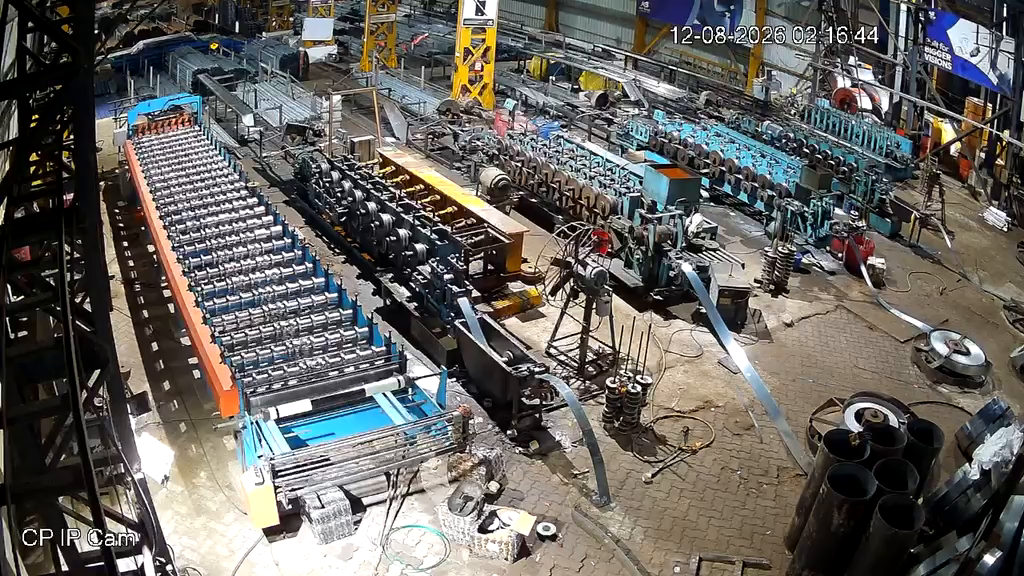
#> input picture frame 24 of factory_analytics/raw_videos/stopped/stopped_1.mp4, 1024 x 576 px, given in place of the camera
$ python capture_motion_data.py
#> lines starting #> are read from the running program, lines starting #| are printed output that depends on the picture
"""
Capture labeled motion-difference training images.

Works with a webcam, an RTSP stream, OR a recorded video file (real
client footage) -- just change --source. For recorded files, use
SPACE to pause and 'n' to step one frame at a time so you can land
precisely on clear RUNNING/STOPPED moments instead of the video
racing past too fast to label accurately.

Each saved image is the DIFFERENCE between two consecutive frames of
the ROI, converted to a 3-channel image (so it's compatible with
standard pretrained CNN input), not the raw color frame.

Controls:
    r      -> save current motion-diff as RUNNING
    s      -> save current motion-diff as STOPPED
    SPACE  -> pause / resume playback
    n      -> step one frame forward (only while paused)
    wasd = move ROI box, +/- = resize
    q      -> quit

Usage:
    python capture_motion_data.py --source 0 --out motion_data
    python capture_motion_data.py --source "camera_1.mp4" --out motion_data
    python capture_motion_data.py --source "rtsp://..." --out motion_data
"""

import argparse
import os
import time

import cv2
import numpy as np

KEY_TO_LABEL = {ord("r"): "RUNNING", ord("s"): "STOPPED"}


def frame_to_diff_image(prev_gray, curr_gray):
    """Compute the motion-difference image and convert to 3-channel
    (replicated grayscale) so it works directly with pretrained CNNs
    that expect 3-channel RGB input. Blurs first to suppress
    compression-noise speckle that would otherwise dominate the diff
    on real, compressed camera footage."""
    prev_blur = cv2.GaussianBlur(prev_gray, (5, 5), 0)
    curr_blur = cv2.GaussianBlur(curr_gray, (5, 5), 0)
    diff = cv2.absdiff(prev_blur, curr_blur)
    diff = cv2.normalize(diff, None, 0, 255, cv2.NORM_MINMAX)
    diff_3ch = cv2.cvtColor(diff, cv2.COLOR_GRAY2BGR)
    return diff_3ch


def main(source, out_dir):
#> called with source = 0, out_dir = 'motion_data'
    for label in KEY_TO_LABEL.values():
        os.makedirs(os.path.join(out_dir, label), exist_ok=True)

    cap = cv2.VideoCapture(source)
    if not cap.isOpened():
        print(f"Could not open source: {source}")
        return

    source_fps = cap.get(cv2.CAP_PROP_FPS)
    if not source_fps or source_fps <= 1:
        source_fps = 25  # sane fallback if the file doesn't report FPS
    frame_delay_ms = max(1, int(1000 / source_fps))

    box_w, box_h = 200, 150
    cx, cy = None, None
    move_step = 15
    prev_gray = None
    curr_gray = None
    saved_counts = {label: len(os.listdir(os.path.join(out_dir, label))) for label in KEY_TO_LABEL.values()}

    print("Controls: r=save RUNNING, s=save STOPPED, SPACE=pause/resume, n=step (while paused), "
          "wasd=move, +/-=resize, q=quit")
    print("Starting PAUSED -- press SPACE to begin playback, or 'n' to step frame-by-frame from the start.")
    print(f"Starting counts: {saved_counts}")

    # Always load the very first frame up front, regardless of paused state --
    # otherwise starting paused leaves 'frame' as None and crashes on frame.shape.
    ok, frame = cap.read()
#> frame is the input picture: shape (576, 1024, 3); mean B, G, R 95.3, 99.4, 102.1
    if not ok:
        print("Could not read the first frame from this source.")
        cap.release()
        return

    h0, w0 = frame.shape[:2]
#> h0 = 576; w0 = 1024
    cx, cy = w0 // 2, h0 // 2
#> cx = 512; cy = 288
    x1_init, y1_init = max(0, cx - box_w // 2), max(0, cy - box_h // 2)
#> x1_init = 412; y1_init = 213
    x2_init, y2_init = min(w0, cx + box_w // 2), min(h0, cy + box_h // 2)
#> x2_init = 612; y2_init = 363
    first_crop = frame[y1_init:y2_init, x1_init:x2_init]
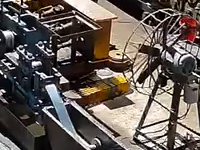
#> first_crop: shape (150, 200, 3); mean B, G, R 86.1, 91.8, 101.3
    curr_gray = cv2.cvtColor(first_crop, cv2.COLOR_BGR2GRAY) if first_crop.size > 0 else None
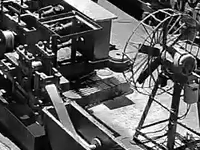
#> curr_gray: shape (150, 200); min 0, max 255, mean 94

    paused = True  # start paused -- gives you control from frame 1 instead of racing through

    while True:
        need_new_frame = not paused
        if need_new_frame:
            ok, new_frame = cap.read()
            if not ok:
                print("Source read failed (end of video or stream lost).")
                break
            frame = new_frame

        h, w = frame.shape[:2]
#> h = 576; w = 1024
        if cx is None:
            cx, cy = w // 2, h // 2

        x1, y1 = max(0, cx - box_w // 2), max(0, cy - box_h // 2)
#> x1 = 412; y1 = 213
        x2, y2 = min(w, cx + box_w // 2), min(h, cy + box_h // 2)
#> x2 = 612; y2 = 363
        crop = frame[y1:y2, x1:x2]

        if need_new_frame:
            prev_gray = curr_gray
            curr_gray = cv2.cvtColor(crop, cv2.COLOR_BGR2GRAY) if crop.size > 0 else None

        display = frame.copy()
        box_color = (0, 165, 255) if paused else (255, 255, 255)
        cv2.rectangle(display, (x1, y1), (x2, y2), box_color, 2)
        status_text = "PAUSED (n=step)" if paused else "PLAYING"
        cv2.putText(display, f"[{status_text}]  r=RUNNING  s=STOPPED  SPACE=pause  wasd=move  q=quit",
                    (10, 25), cv2.FONT_HERSHEY_SIMPLEX, 0.5, box_color, 1)
        counts_text = "  ".join(f"{k}:{v}" for k, v in saved_counts.items())
        cv2.putText(display, counts_text, (10, h - 15), cv2.FONT_HERSHEY_SIMPLEX, 0.6, (0, 255, 0), 2)
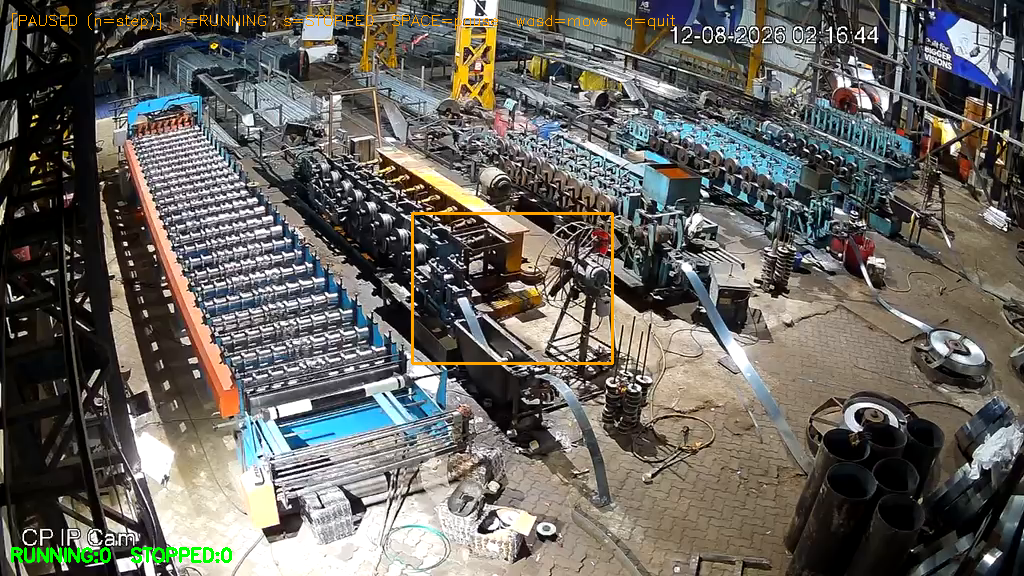
#> display: shape (576, 1024, 3); mean B, G, R 94.5, 100.3, 102.7

        if prev_gray is not None and curr_gray is not None and prev_gray.shape == curr_gray.shape:
            diff_preview = frame_to_diff_image(prev_gray, curr_gray)
            preview_small = cv2.resize(diff_preview, (160, 120))
            display[10:130, w - 170:w - 10] = preview_small
            cv2.putText(display, "motion diff", (w - 170, 145), cv2.FONT_HERSHEY_SIMPLEX, 0.4, (0, 255, 255), 1)

        cv2.imshow("Motion data capture", display)
        wait_ms = frame_delay_ms if not paused else 30
        key = cv2.waitKey(wait_ms) & 0xFF
#> (key q is pressed here)

        if key == ord("q"):
            break
        elif key == ord(" "):
            paused = not paused
        elif key == ord("n") and paused:
            ok, new_frame = cap.read()
            if ok:
                frame = new_frame
                prev_gray = curr_gray
                new_crop = frame[y1:y2, x1:x2]
                curr_gray = cv2.cvtColor(new_crop, cv2.COLOR_BGR2GRAY) if new_crop.size > 0 else None
            else:
                print("End of video reached.")
        elif key in (ord("+"), ord("=")):
            box_w += 10; box_h += 10
        elif key == ord("-"):
            box_w = max(20, box_w - 10); box_h = max(20, box_h - 10)
        elif key == ord("w"):
            cy -= move_step
        elif key == ord("a"):
            cx -= move_step
        elif key == ord("d"):
            cx += move_step
        elif key in KEY_TO_LABEL:
            if prev_gray is not None and curr_gray is not None and prev_gray.shape == curr_gray.shape:
                label = KEY_TO_LABEL[key]
                diff_img = frame_to_diff_image(prev_gray, curr_gray)
                filename = f"{label}_{int(time.time()*1000)}.jpg"
                path = os.path.join(out_dir, label, filename)
                cv2.imwrite(path, diff_img)
                saved_counts[label] += 1
                print(f"Saved {path}  (total {label}: {saved_counts[label]})")

    cap.release()
    cv2.destroyAllWindows()
    print("\nFinal counts:", saved_counts)


if __name__ == "__main__":
    parser = argparse.ArgumentParser()
    parser.add_argument("--source", default="0", help="Camera index (e.g. 0), video file path, or RTSP URL")
    parser.add_argument("--out", default="motion_data", help="Output folder")
    args = parser.parse_args()

    source = int(args.source) if args.source.isdigit() else args.source
    main(source, args.out)

$ run again, starting later in the video
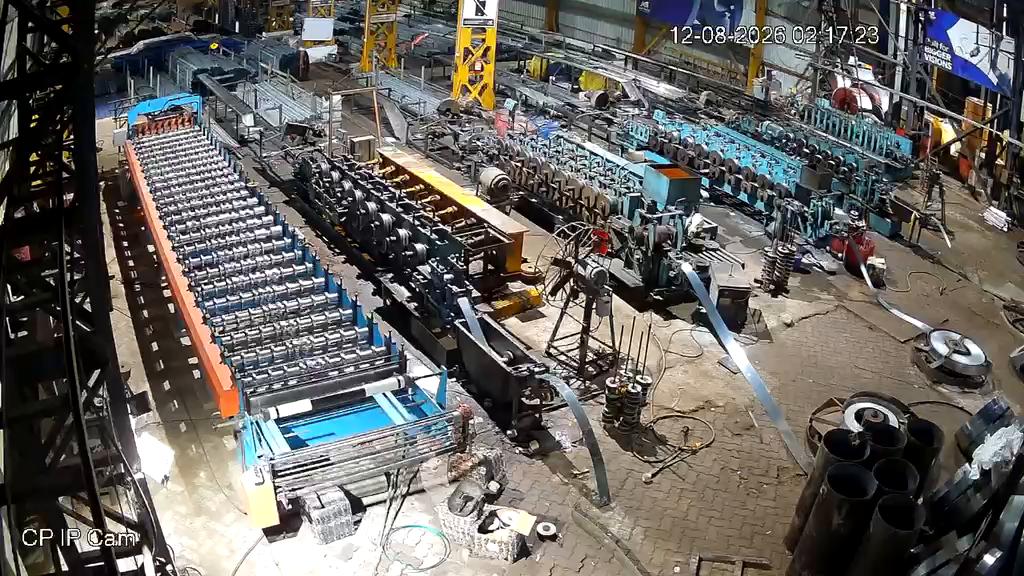
#> input picture frame 109 of factory_analytics/raw_videos/stopped/stopped_1.mp4, 1024 x 576 px, given in place of the camera
#> in main, frame is the input picture: shape (576, 1024, 3); mean B, G, R 95.6, 99.4, 102.3
#> in main, `curr_gray = cv2.cvtColor(first_crop, cv2.COLOR_BGR2GRAY) if first_crop..`:
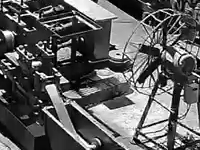
#> curr_gray: shape (150, 200); min 0, max 255, mean 94.1
#> in main, `cv2.putText(display, counts_text, (10, h - 15), cv2.FONT_HERSHEY_SIMPL..`:
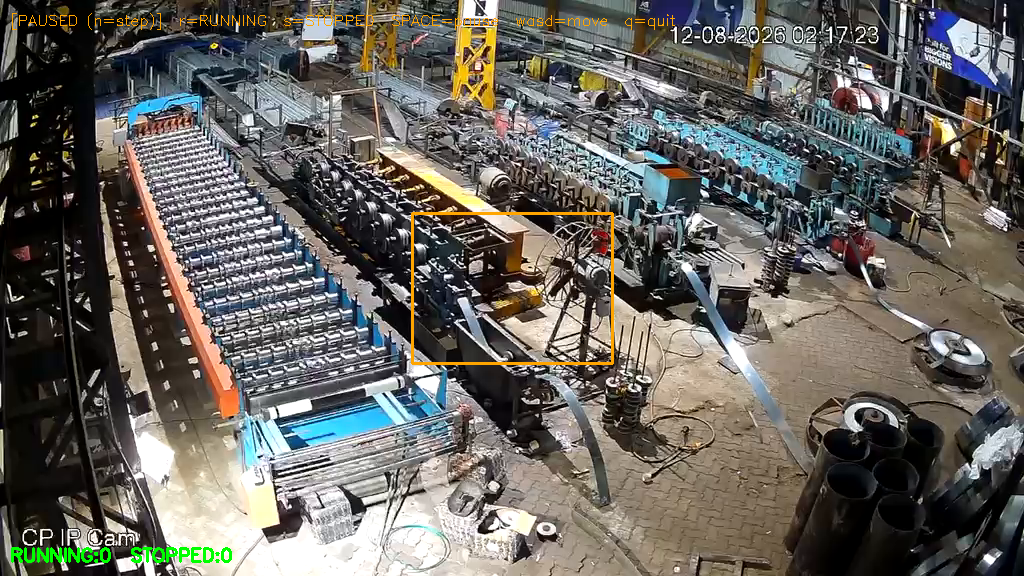
#> display: shape (576, 1024, 3); mean B, G, R 94.8, 100.4, 103
